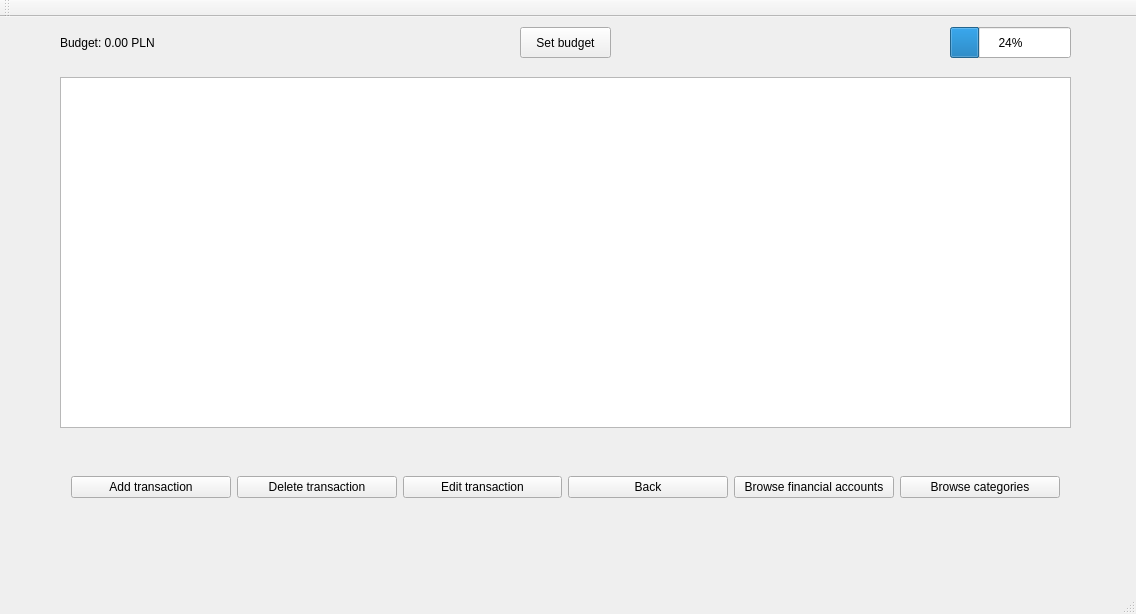
<?xml version="1.0" encoding="UTF-8"?>
<ui version="4.0">
 <class>MainWindow</class>
 <widget class="QMainWindow" name="MainWindow">
  <property name="geometry">
   <rect>
    <x>0</x>
    <y>0</y>
    <width>1136</width>
    <height>614</height>
   </rect>
  </property>
  <property name="windowTitle">
   <string>MainWindowView</string>
  </property>
  <widget class="QWidget" name="centralWidget">
   <widget class="QTableView" name="TransactionTabelView">
    <property name="geometry">
     <rect>
      <x>60</x>
      <y>60</y>
      <width>1011</width>
      <height>351</height>
     </rect>
    </property>
   </widget>
   <widget class="QWidget" name="horizontalLayoutWidget">
    <property name="geometry">
     <rect>
      <x>60</x>
      <y>430</y>
      <width>1011</width>
      <height>80</height>
     </rect>
    </property>
    <layout class="QHBoxLayout" name="horizontalLayout">
     <item>
      <widget class="QPushButton" name="buttonAddTransaction">
       <property name="text">
        <string>Add transaction</string>
       </property>
      </widget>
     </item>
     <item>
      <widget class="QPushButton" name="buttonDeleteTransaction">
       <property name="text">
        <string>Delete transaction</string>
       </property>
      </widget>
     </item>
     <item>
      <widget class="QPushButton" name="buttonEdit">
       <property name="text">
        <string>Edit transaction</string>
       </property>
      </widget>
     </item>
     <item>
      <widget class="QPushButton" name="changeProfileButton">
       <property name="text">
        <string>Back</string>
       </property>
      </widget>
     </item>
     <item>
      <widget class="QPushButton" name="browseFinancialAccountsButton">
       <property name="text">
        <string>Browse financial accounts</string>
       </property>
      </widget>
     </item>
     <item>
      <widget class="QPushButton" name="browseCategoriesButton">
       <property name="text">
        <string>Browse categories</string>
       </property>
      </widget>
     </item>
    </layout>
   </widget>
   <widget class="QProgressBar" name="budgetProgressBar">
    <property name="geometry">
     <rect>
      <x>950</x>
      <y>10</y>
      <width>121</width>
      <height>31</height>
     </rect>
    </property>
    <property name="value">
     <number>24</number>
    </property>
   </widget>
   <widget class="QLabel" name="budgetLabel">
    <property name="geometry">
     <rect>
      <x>60</x>
      <y>10</y>
      <width>371</width>
      <height>31</height>
     </rect>
    </property>
    <property name="text">
     <string>Budget: 0.00 PLN</string>
    </property>
   </widget>
   <widget class="QPushButton" name="editBudgetButton">
    <property name="geometry">
     <rect>
      <x>520</x>
      <y>10</y>
      <width>91</width>
      <height>31</height>
     </rect>
    </property>
    <property name="text">
     <string>Set budget</string>
    </property>
   </widget>
  </widget>
  <widget class="QMenuBar" name="menuBar">
   <property name="geometry">
    <rect>
     <x>0</x>
     <y>0</y>
     <width>1136</width>
     <height>21</height>
    </rect>
   </property>
  </widget>
  <widget class="QToolBar" name="mainToolBar">
   <attribute name="toolBarArea">
    <enum>TopToolBarArea</enum>
   </attribute>
   <attribute name="toolBarBreak">
    <bool>false</bool>
   </attribute>
  </widget>
  <widget class="QStatusBar" name="statusBar"/>
 </widget>
 <layoutdefault spacing="6" margin="11"/>
 <resources>
  <include location="BudgetManagementQtVS.qrc"/>
 </resources>
 <connections/>
</ui>
